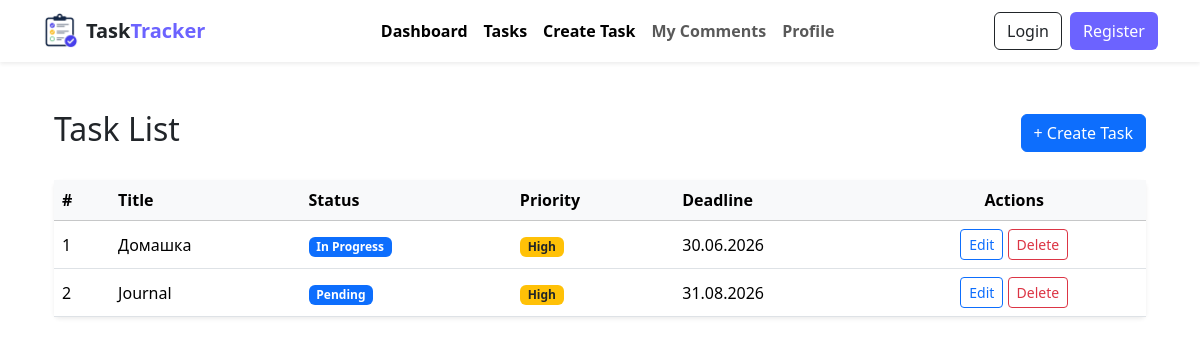
/tasks/, run on an earlier commit of the app's database.
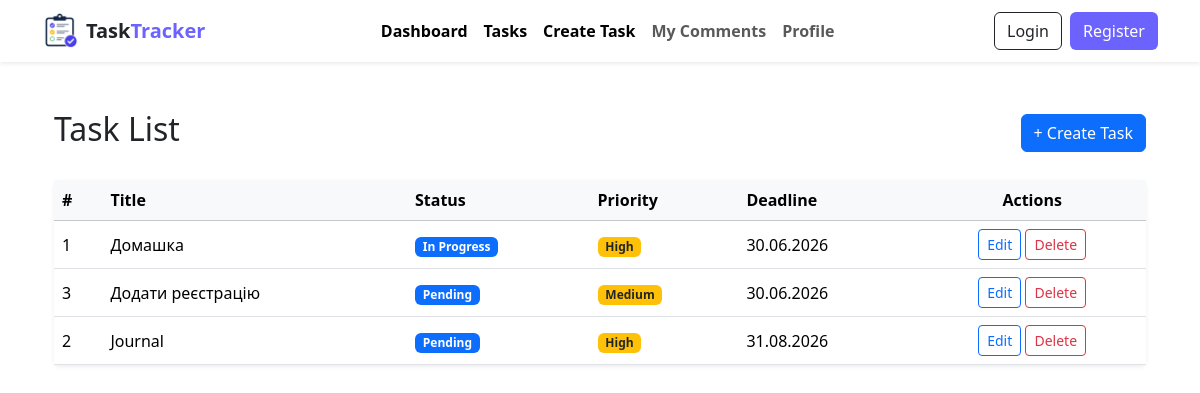
And on a later commit of the database.
### tasks/models.py (models this page shows, shortened)
class Task(models.Model):
    STATUS_CHOICES = [
        ('pending', 'Pending'),
        ('in_progress', 'In Progress'),
        ('completed', 'Completed'),
    ]
    PRIORITY_CHOICES = [
        ('low', 'Low'),
        ('medium', 'Medium'),
        ('high', 'High'),
    ]
    title = models.CharField(max_length=200)
    description = models.TextField()
    deadline = models.DateTimeField(null=True, blank=True)
    author = models.ForeignKey('auth.User', on_delete=models.CASCADE, related_name='tasks')
    status = models.CharField(max_length=20, choices=STATUS_CHOICES, default='pending')
    priority = models.CharField(max_length=20, choices=PRIORITY_CHOICES, default='medium')
    created_at = models.DateTimeField(auto_now_add=True)
    updated_at = models.DateTimeField(auto_now=True)
    class Meta:
        ordering = ['deadline', '-created_at']
        verbose_name = 'Task'
        verbose_name_plural = 'Tasks'

### tasks/views.py (the view)
# urls.py: path('tasks/', views.TaskListView.as_view(), name='task_list'),
class TaskListView(ListView):
    model = Task
    template_name = 'task_list.html'
    context_object_name = 'tasks'

### templates/task_list.html
{% extends 'base.html' %}
{% block content %}
<div class="container py-4">
    <div class="d-flex justify-content-between align-items-center mb-4">
        <h2>Task List</h2>
        <a href="{% url 'create_tasks' %}" class="btn btn-primary">
            + Create Task
        </a>
    </div>
    <div class="card shadow-sm border-0">
        <div class="table-responsive">
            <table class="table table-hover align-middle mb-0">
                <thead class="table-light">
                    <tr>
                        <th>#</th>
                        <th>Title</th>
                        <th>Status</th>
                        <th>Priority</th>
                        <th>Deadline</th>
                        <th class="text-center">Actions</th>
                    </tr>
                </thead>
                <tbody>
                {% for task in tasks %}
                <tr>
                    <td>{{ task.id }}</td>
                    <td>{{ task.title }}</td>
                    <td>
                        <span class="badge bg-primary">
                            {{ task.get_status_display }}
                        </span>
                    </td>
                    <td>
                        <span class="badge bg-warning text-dark">
                            {{ task.get_priority_display }}
                        </span>
                    </td>
                    <td>{{ task.deadline|date:"d.m.Y" }}</td>
                    <td class="text-center">
                        <a href="#" class="btn btn-sm btn-outline-primary">
                            Edit
                        </a>
                        <a href="#" class="btn btn-sm btn-outline-danger">
                            Delete
                        </a>
                    </td>
                </tr>
                {% empty %}
                <tr>
                    <td colspan="6" class="text-center py-5">
                        No tasks yet.
                    </td>
                </tr>
                {% endfor %}
                </tbody>
            </table>
        </div>
    </div>
</div>
{% endblock %}

What changed in the data, as far as the page shows it:
added Task: id "3", title "Додати реєстрацію", status "Pending", priority "Medium", deadline "30.06.2026"
